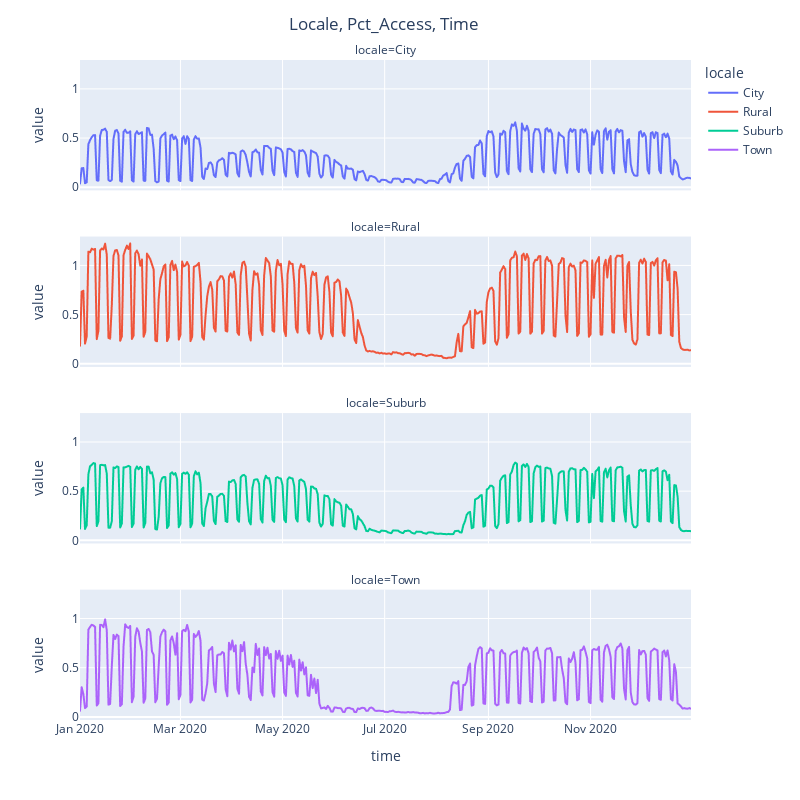

The notebook cell this image was saved under:
### Code cell
plot_time_series_by_locale(districts_engagement_data,"locale","pct_access","time")

### Figure 1 — Plotly figure (JSON) as saved in the notebook; plotly's stock layout.template omitted (floating-point values rounded to 4 significant figures; data arrays with more than 128 entries replaced by an {"elided": "..."} marker saying what was removed)
{"data": [{"hovertemplate": "locale=City<br>time=%{x}<br>value=%{y}<extra></extra>", "legendgroup": "City", "line": {"color": "#636efa", "dash": "solid"}, "marker": {"symbol": "circle"}, "mode": "lines", "name": "City", "showlegend": true, "type": "scattergl", "x": {"elided": "366 str values"}, "xaxis": "x4", "y": {"elided": "366 float values"}, "yaxis": "y4"}, {"hovertemplate": "locale=Rural<br>time=%{x}<br>value=%{y}<extra></extra>", "legendgroup": "Rural", "line": {"color": "#EF553B", "dash": "solid"}, "marker": {"symbol": "circle"}, "mode": "lines", "name": "Rural", "showlegend": true, "type": "scattergl", "x": {"elided": "366 str values"}, "xaxis": "x3", "y": {"elided": "366 float values"}, "yaxis": "y3"}, {"hovertemplate": "locale=Suburb<br>time=%{x}<br>value=%{y}<extra></extra>", "legendgroup": "Suburb", "line": {"color": "#00cc96", "dash": "solid"}, "marker": {"symbol": "circle"}, "mode": "lines", "name": "Suburb", "showlegend": true, "type": "scattergl", "x": {"elided": "366 str values"}, "xaxis": "x2", "y": {"elided": "366 float values"}, "yaxis": "y2"}, {"hovertemplate": "locale=Town<br>time=%{x}<br>value=%{y}<extra></extra>", "legendgroup": "Town", "line": {"color": "#ab63fa", "dash": "solid"}, "marker": {"symbol": "circle"}, "mode": "lines", "name": "Town", "showlegend": true, "type": "scattergl", "x": {"elided": "366 str values"}, "xaxis": "x", "y": {"elided": "366 float values"}, "yaxis": "y"}], "layout": {"annotations": [{"font": {}, "showarrow": false, "text": "locale=Town", "x": 0.5, "xanchor": "center", "xref": "paper", "y": 0.1975, "yanchor": "bottom", "yref": "paper"}, {"font": {}, "showarrow": false, "text": "locale=Suburb", "x": 0.5, "xanchor": "center", "xref": "paper", "y": 0.465, "yanchor": "bottom", "yref": "paper"}, {"font": {}, "showarrow": false, "text": "locale=Rural", "x": 0.5, "xanchor": "center", "xref": "paper", "y": 0.7325, "yanchor": "bottom", "yref": "paper"}, {"font": {}, "showarrow": false, "text": "locale=City", "x": 0.5, "xanchor": "center", "xref": "paper", "y": 1, "yanchor": "bottom", "yref": "paper"}], "height": 800, "legend": {"title": {"text": "locale"}, "tracegroupgap": 0}, "margin": {"t": 60}, "title": {"text": "Locale, Pct_Access, Time", "x": 0.48}, "width": 800, "xaxis": {"anchor": "y", "domain": [0, 1], "title": {"text": "time"}}, "xaxis2": {"anchor": "y2", "domain": [0, 1], "matches": "x", "showticklabels": false}, "xaxis3": {"anchor": "y3", "domain": [0, 1], "matches": "x", "showticklabels": false}, "xaxis4": {"anchor": "y4", "domain": [0, 1], "matches": "x", "showticklabels": false}, "yaxis": {"anchor": "x", "domain": [0, 0.1975], "title": {"text": "value"}}, "yaxis2": {"anchor": "x2", "domain": [0.2675, 0.465], "matches": "y", "title": {"text": "value"}}, "yaxis3": {"anchor": "x3", "domain": [0.535, 0.7325], "matches": "y", "title": {"text": "value"}}, "yaxis4": {"anchor": "x4", "domain": [0.8025, 1], "matches": "y", "title": {"text": "value"}}}}
